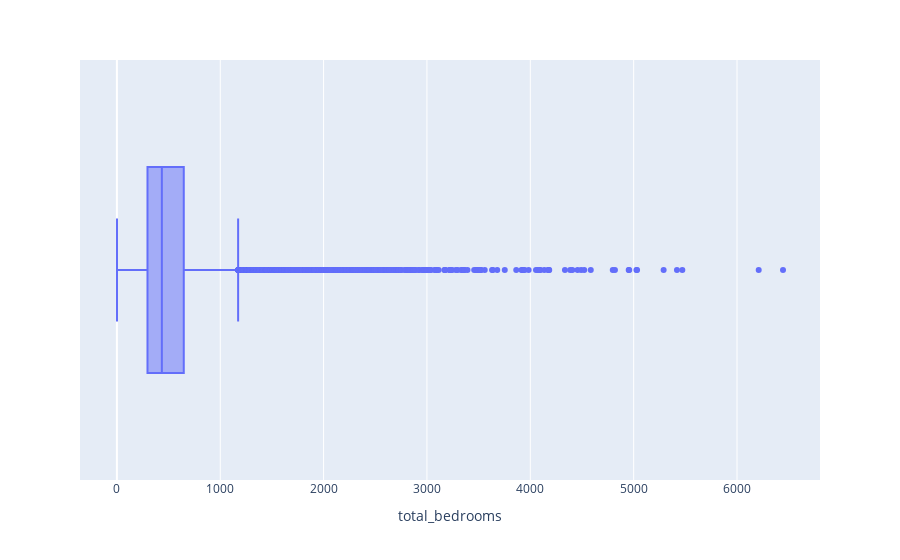

Here is the notebook cell this chart was saved with:
### Code cell
px.box(df, x='total_bedrooms')

### Figure 1 — Plotly figure (JSON) as saved in the notebook; plotly's stock layout.template omitted (floating-point values rounded to 4 significant figures; data arrays with more than 128 entries replaced by an {"elided": "..."} marker saying what was removed)
{"data": [{"alignmentgroup": "True", "hovertemplate": "total_bedrooms=%{x}<extra></extra>", "legendgroup": "", "marker": {"color": "#636efa"}, "name": "", "notched": false, "offsetgroup": "", "orientation": "h", "showlegend": false, "type": "box", "x": {"elided": "20640 int values"}, "x0": " ", "xaxis": "x", "y0": " ", "yaxis": "y"}], "layout": {"boxmode": "group", "legend": {"tracegroupgap": 0}, "margin": {"t": 60}, "xaxis": {"anchor": "y", "domain": [0, 1], "title": {"text": "total_bedrooms"}}, "yaxis": {"anchor": "x", "domain": [0, 1]}}}
